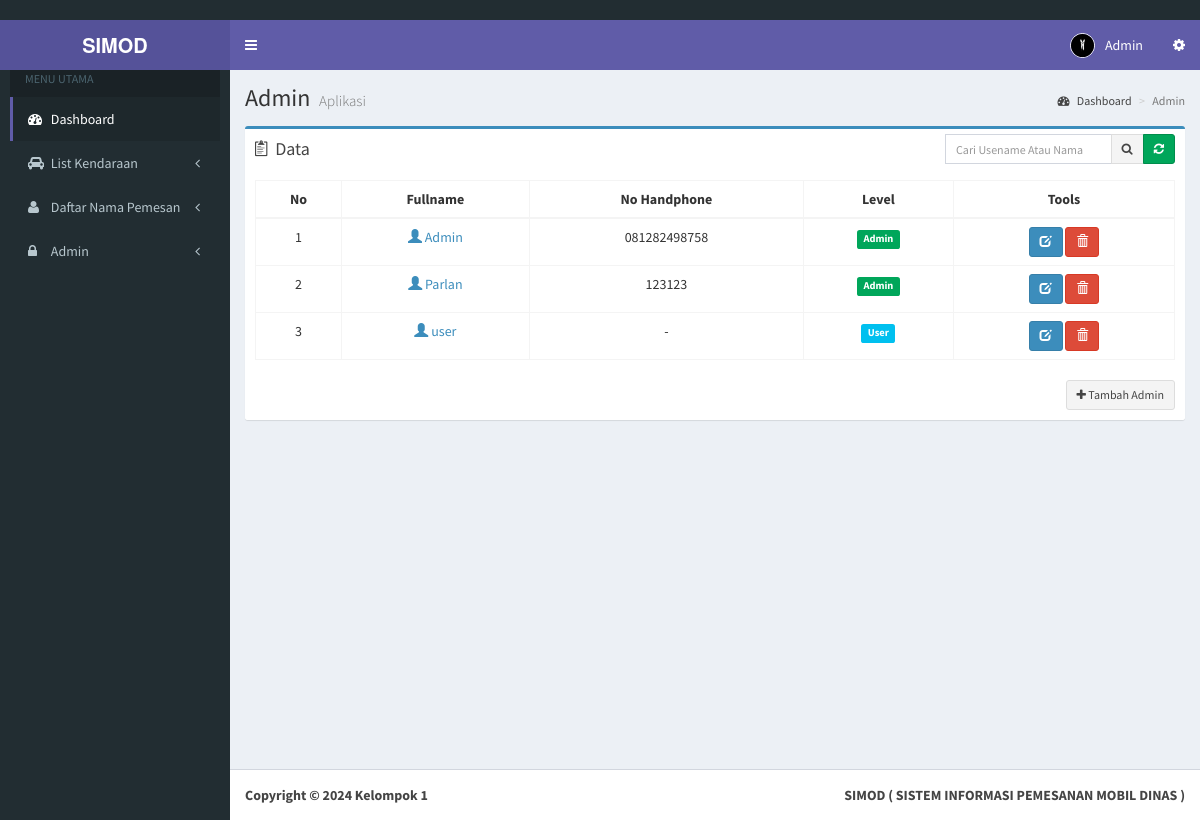
Page /admin/admin.php (signed in) on the committed database.
### tables this page shows
CREATE TABLE `user` (
  `user_id` int(10) NOT NULL,
  `username` varchar(200) NOT NULL,
  `password` varchar(200) NOT NULL,
  `fullname` varchar(300) NOT NULL,
  `email` varchar(100) NOT NULL,
  `alamat` varchar(30) NOT NULL,
  `no_hp` varchar(20) NOT NULL,
  `level` char(20) NOT NULL,
  `gambar` varchar(200) NOT NULL
);

### admin/admin.php (the view, shortened to what this page needs)
<!DOCTYPE html>
<html>
<?php include "head.php"; ?>
<body class="hold-transition skin-purple sidebar-mini">
  <div class="wrapper">
    <?php include "header.php"; ?>
    <?php include "menu.php"; ?>
    <div class="content-wrapper">
      <section class="content-header">
        <h1>
          Admin
          <small>Aplikasi</small>
        </h1>
        <ol class="breadcrumb">
          <li><a href="index.php"><i class="fa fa-dashboard"></i> Dashboard</a></li>
          <li class="active">Admin</li>
        </ol>
      </section>
      <section class="content">
        <div class="row">
          <section class="col-lg-12 connectedSortable">
            <div class="box box-primary">
              <div class="box-header">
                <i class="ion ion-clipboard"></i>
                <h5 class="box-title">Data</h5>
                <div class="box-tools pull-right">
                  <form action='admin.php' method="POST">
                    <div class="input-group" style="width: 230px;">
                      <input type="text" name="qcari" class="form-control input-sm pull-right" placeholder="Cari Usename Atau Nama">
                      <div class="input-group-btn">
                        <button type="submit" class="btn btn-sm btn-default tooltips" data-placement="bottom" data-toggle="tooltip" title="Cari Data"><i class="fa fa-search"></i></button>
                        <a href="admin.php" class="btn btn-sm btn-success tooltips" data-placement="bottom" data-toggle="tooltip" title="Refresh"><i class="fa fa-refresh"></i></a>
                      </div>
                    </div>
                  </form>
                </div>
              </div>
              <div class="box-body">
                <?php
                $query1 = "SELECT * FROM user";
                $tampil = mysqli_query($koneksi, $query1) or die(mysqli_error($koneksi));
                ?>
                <table id="example" class="table table-responsive table-hover table-bordered">
                  <thead>
                    <tr>
                      <th>
                        <center>No</center>
                      </th>
                      <th>
                        <center>Fullname</center>
                      </th>
                      <th>
                        <center>No Handphone</center>
                      </th>
                      <th>
                        <center>Level</center>
                      </th>
                      <th>
                        <center>Tools</center>
                      </th>
                    </tr>
                  </thead>
                  <tbody>
                    <?php
                    $no = 1;
                    while ($data = mysqli_fetch_array($tampil)) {
                      echo "<tr>
                        <td><center>{$no}</center></td>
                        <td><center><a href='detail-admin.php?hal=edit&kd={$data['user_id']}'><span class='glyphicon glyphicon-user'></span> {$data['fullname']}</a></center></td>
                        <td><center>{$data['no_hp']}</center></td>
                        <td><center>";
                      if ($data['level'] == 'admin') {
                        echo "<span class='label label-success'>Admin</span>";
                      } else if ($data['level'] == 'user') {
                        echo "<span class='label label-info'>User</span>";
                      }
                      echo "</center></td>
                        <td><center>
                          <div id='thanks'>
                            <a class='btn btn-sm btn-primary' data-placement='bottom' data-toggle='tooltip' title='Edit Admin' href='edit-admin.php?hal=edit&kd={$data['user_id']}'><span class='glyphicon glyphicon-edit'></span></a>
                            <a onclick='return confirm (\"Yakin hapus {$data['fullname']}?\");' class='btn btn-sm btn-danger tooltips' data-placement='bottom' data-toggle='tooltip' title='Hapus Admin' href='hapus-admin.php?hal=hapus&kd={$data['user_id']}'><span class='glyphicon glyphicon-trash'></a>
                          </div>
                        </center></td>
                      </tr>";
                      $no++;
                    }
                    ?>
                  </tbody>
                </table>
              </div>
              <div class="box-footer clearfix no-border">
                <a href="input-admin.php" class="btn btn-sm btn-default pull-right"><i class="fa fa-plus"></i> Tambah Admin</a>
              </div>
            </div>
          </section>
        </div>
      </section>
    </div>
    <?php include "footer.php"; ?>
  </div>
</body>
</html>

### rows in the picture
user: fullname "Admin", no_hp "081282498758", level "Admin"
user: fullname "Parlan", no_hp "123123", level "Admin"
user: fullname "user", no_hp "-", level "User"

### other values in the picture
$_SESSION['fullname'] "Admin"
